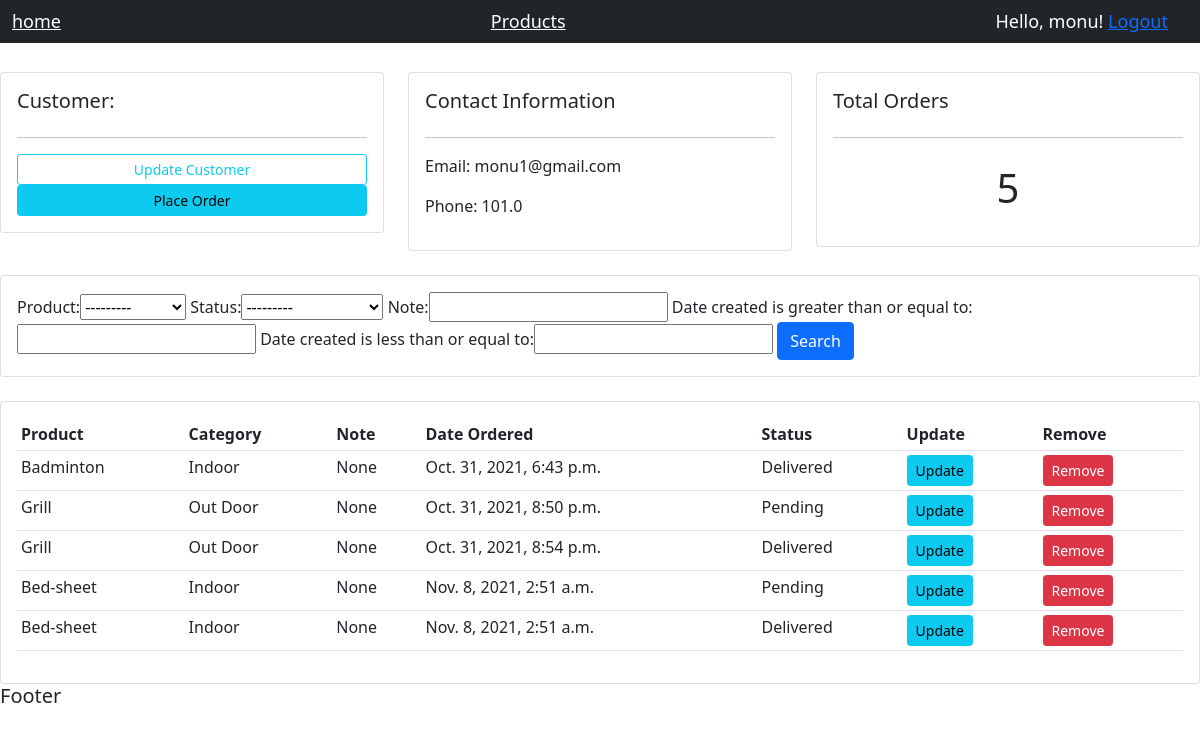
Screenshot of /customer/4/ (signed in) with the database file from the repository.
### accounts/models.py (models this page shows, shortened)
class Customer(models.Model):
    user =models.OneToOneField(User,null=True, on_delete=models.CASCADE)
    name = models.CharField(max_length=300, null=True)
    email = models.EmailField(null=True, blank=True)
    phone = models.FloatField(null=True, blank=True)
    date_created = models.DateTimeField(auto_now_add=True)

class Order(models.Model):
    STATUS = (
        ('Pending', 'Pending'),
        ('Out for Delivery', 'Out for Delivery'),
        ('Delivered', 'Delivered'),
        )
    customer = models.ForeignKey(Customer, null=True, on_delete=models.SET_NULL)
    product = models.ForeignKey(Product, null=True, on_delete=models.SET_NULL)
    date_created = models.DateTimeField(auto_now_add=True)
    status = models.CharField(max_length=200, null=True , choices=STATUS)
    note = models.CharField(max_length=200, null=True)

class Product(models.Model):
    CATEGORY =(
                ('Indoor', 'Indoor'),
                ('Out Door', 'Outdoor'),
                )
    name = models.CharField(max_length=200, null=True)
    price = models.FloatField(null=True)
    category = models.CharField(max_length=200, null=True,  choices=CATEGORY)
    description = models.CharField(max_length=200, null=True, blank=True)
    date_created = models.DateTimeField(auto_now_add=True)
    tags = models.ManyToManyField(Tag)
    def __str__(self):
        return self.name

### accounts/decorators.py (the view)
        def wrapper_func(request, *args, **kwargs):
            group=None
            if request.user.groups.exists():
                group  =request.user.groups.all()[0].name
            if group in allowed_roles:
                return view_func(request, *args,**kwargs)
            else:
                return HttpResponse('You are not auth')

### accounts/views.py (called while the page is built)
@login_required(login_url='login')
@allowed_users(allowed_roles=['admin'])
def customers(request, pk_test):
    customer = Customer.objects.get(id=pk_test)
    orders = customer.order_set.all()
    orders_count = orders.count()
    myFilter = OrderFilter(request.GET, queryset=orders)
    orders = myFilter.qs
    context = {'customer': customer, 'orders': orders,
               'orders_count': orders_count, 'myFilter': myFilter}
    return render(request, 'accounts/customers.html', context)

### accounts/templates/accounts/customers.html
{% extends 'accounts/base.html' %}
{% block content %}
    	<br>
<div class="row">
	<div class="col-md">
		<div class="card card-body">
			<h5>Customer:</h5>
			<hr>
			<a class="btn btn-outline-info  btn-sm btn-block" href="">Update Customer</a>
			<a class="btn btn-info  btn-sm btn-block" href="{% url 'create_order' customer.id %}">Place Order </a>
		</div>
	</div>
	<div class="col-md">
		<div class="card card-body">
			<h5>Contact Information</h5>
			<hr>
			<p>Email: {{customer.email}} </p>
			<p>Phone: {{customer.phone}} </p>
		</div>
	</div>
	<div class="col-md">
		<div class="card card-body">
			<h5>Total Orders</h5>
			<hr>
			<h1 style="text-align: center;padding: 10px">{{orders_count}}</h1>
		</div>
	</div>
</div>
<br>
<div class="row">
	<div class="col">
		<div class="card card-body">
			<form method="get">
				{{ myFilter.form}}
		    <button class="btn btn-primary" type="submit">Search</button>
		  </form>
		</div>
	</div>
</div>
<br>
<div class="row">
	<div class="col-md">
		<div class="card card-body">
			<table class="table table-sm">
				<tr>
					<th>Product</th>
					<th>Category</th>
					<th>Note</th>
					<th>Date Ordered</th>
					<th>Status</th>
					<th>Update</th>
					<th>Remove</th>
				</tr>
				{% for i in orders %}
					<tr>
						<td> {{i.product}}</td>
						<td> {{i.product.category}}</td>
						<td> {{i.note}}</td>
						<td> {{i.date_created}}</td>
						<td> {{i.status}}</td>
						<td> <a class="btn btn-sm btn-info" href="{% url 'update_order' i.id %}">Update</a> </td>
						<td> <a class="btn btn-sm btn-danger" href="{% url 'delete_order' i.id %}">Remove</a> </td>
					</tr>
				{% endfor%}
			</table>
		</div>
	</div>
</div>
{% endblock content %}

### accounts/templates/accounts/navbar.html (shortened to what this page needs)
{% load static%}
<nav class="navbar navbar-light bg-dark fixed-top">
  <div class="container-fluid">
  {% if request.user.is_staff %}
    <a id="hello-msg" href="{% url 'home' %}">home</a>
    <a id="hello-msg" href="{% url 'products' %}">Products</a>
  {% endif %}
  <span id="hello-msg">Hello, {{request.user}}!  <a href="{% url 'logout' %}">Logout</a></span>
  </div>
  </nav>

### accounts/templates/accounts/navbar.html (style rules this page uses)
#hello-msg { font-size: 18px; color: #fff; margin-right: 20px; }

### rows the page displays
Customer: email "monu1@gmail.com", phone "101.0"
Order: product "Badminton", product.category "Indoor", note "None", date_created "Oct. 31, 2021, 6:43 p.m.", status "Delivered"
Order: product "Grill", product.category "Out Door", note "None", date_created "Oct. 31, 2021, 8:50 p.m.", status "Pending"
Order: product "Grill", product.category "Out Door", note "None", date_created "Oct. 31, 2021, 8:54 p.m.", status "Delivered"
Order: product "Bed-sheet", product.category "Indoor", note "None", date_created "Nov. 8, 2021, 2:51 a.m.", status "Pending"
Order: product "Bed-sheet", product.category "Indoor", note "None", date_created "Nov. 8, 2021, 2:51 a.m.", status "Delivered"

### other values shown
{{ request.user }} "monu"
{{ orders_count }} "5"
